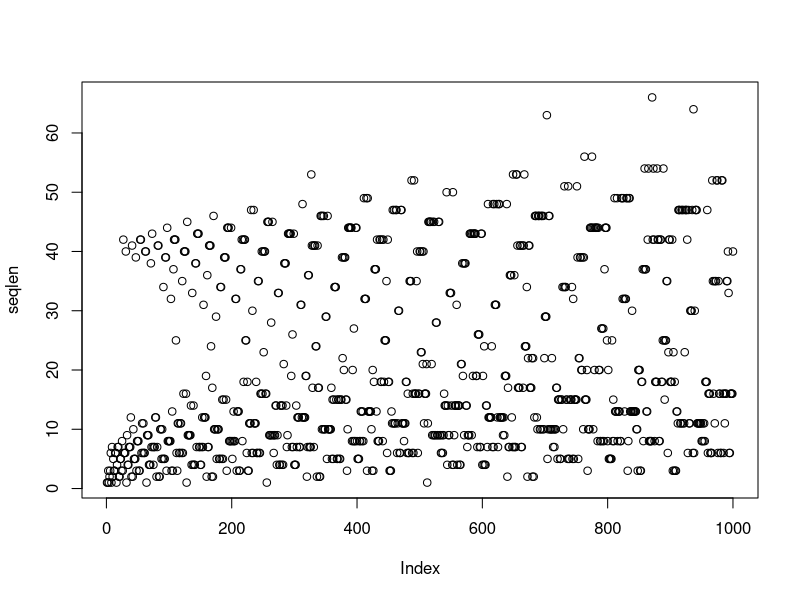

Source code (R):
seqlen<- c() 
for (i in 1:1000) {
	n <- i 
	counter = 1
	while (n != 1) {
		cat(n,"\n")
		if (n%%2==0) {
			n = n/2
		} 	else {
			n = (n*3) + 1 
			counter = counter + 1 
			}
			}
seqlen = c(seqlen,counter)
}
plot(seqlen)